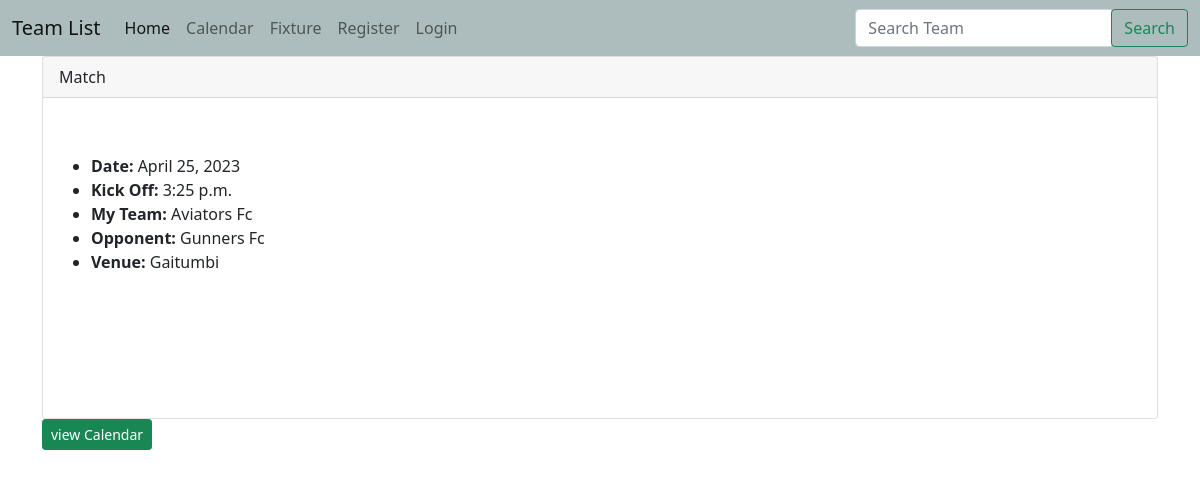
/view/21/, run on the app's committed database.
### teams/models.py (models this page shows, shortened)
class Match(models.Model):
    MATCH_STATUS_PENDING = 'pending'
    MATCH_STATUS_APPROVED = 'approved'
    MATCH_STATUS_REJECTED = 'Rejected'
    MATCH_STATUS_CHOICES = [
        (MATCH_STATUS_PENDING, 'Pending'),
        (MATCH_STATUS_APPROVED, 'Approved'),
        (MATCH_STATUS_REJECTED, 'Rejected'),
    ]
    date = models.DateField()
    kick_off = models.TimeField(max_length=5)
    my_team = models.ForeignKey(Team, on_delete=models.CASCADE, related_name='my_team')
    opponent = models.ForeignKey(Team, on_delete=models.CASCADE, related_name='opponent')
    venue =models.CharField(max_length= 200)
    created_by = models.ForeignKey(User, on_delete=models.CASCADE)
    status = models.CharField(max_length=20, choices=MATCH_STATUS_CHOICES, default=MATCH_STATUS_PENDING)

class Team(models.Model):
    SKILLS_LEVEL = [
        ('Professional', 'Professional: Football is a career'),
        ('Unprofessional', 'Unprofessional: Participate in tournaments'),
        ('Hobbyist', 'Hobbyist: Play for fun and exercise'),
    ]
    name = models.CharField(max_length=200)
    coach = models.CharField(max_length=200)
    contact_person = models.CharField(max_length=200)
    phone_number = models.CharField(max_length=20)
    email = models.EmailField(blank=True)
    web = models.URLField(blank=True)
    created_by = models.ForeignKey(User, on_delete=models.CASCADE)
    logo = models.ImageField(null=True, blank=True, upload_to='images/')
    has_pitch = models.BooleanField(default=False)
    skills_level = models.CharField(
        max_length=20,
        choices=SKILLS_LEVEL,
        default='Select Skills Level'
        )
    location =models.CharField(max_length= 200)
    description = models.TextField(blank=True)
    created_by = models.ForeignKey(User, on_delete=models.CASCADE)
    def __str__(self):
        return self.name

### teams/views.py (the view)
# urls.py: path('view/<int:match_id>/', views.view_match, name='view_match'),
def view_match(request, match_id):
    match = Match.objects.get(id=match_id)
    return render(request, 'teams/view_match.html', {'match': match})

### teams/templates/teams/view_match.html (shortened to what this page needs)
{% extends 'teams/base.html' %}
{% block content %}
<centre>
<div class="card">
  <div class="card-header">
    Match
  </div>
  <div class="card-body">
    <h5 class="card-title">{{ match.id }}</h5>
    <p class="card-text">
    	<ul>
	<li><strong>Date: </strong>{{ match.date }}</li>
	<li><strong>Kick Off: </strong>{{ match.kick_off }}</li>
	<li><strong>My Team: </strong>{{ match.my_team }}</li>
	<li><strong>Opponent: </strong>{{ match.opponent}}</li>
	<li><strong>Venue: </strong>{{ match.venue }}</li>
	</ul>
	<br>
    </p>
    <br/>
  </div>
  <br/><br/>
</div>
<a href="{% url 'show_calendar' match.date.year match.date.month %}" class="btn btn-success btn-sm">view Calendar</a> &nbsp;&nbsp;&nbsp;&nbsp;
{% endblock %}

### teams/templates/teams/base.html (style rules this page uses)
body { background-image: url('https://t3.ftcdn.net/jpg/01/31/22/84/240_F_131228401_Sx9CgNcjxxYEsLCN81KGN4LIu6zFPD0h.jpg'); background-size: cover; }
h1, h2, h3, h4, h5, h6 { color: white; }

### data on the page
Match: date "April 25, 2023", kick_off "3:25 p.m.", my_team "Aviators Fc", opponent "Gunners Fc", venue "Gaitumbi"
